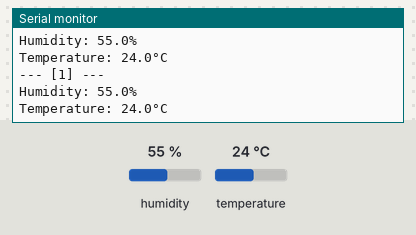
Simulated run of this program. Board: ESP32. Shown: the last lines printed to the serial monitor. Wiring (inferred from the names in the program): DHT11 sensor: data GPIO 32. Inputs (shaded band) come from the test bench; at power-on: humidity 55 %, temperature 24 °C.

Above: at 1.8 s.
1.9 s: humidity set to 22 %
At 2.4 s:
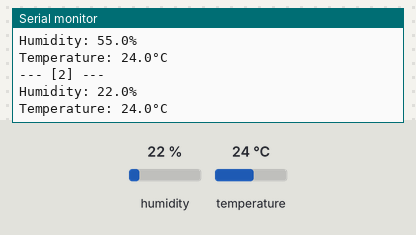
3.4 s: temperature set to 12 °C
At 4.7 s:
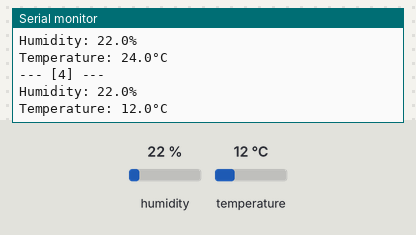
4.9 s: humidity set to 40 %
At 5.9 s:
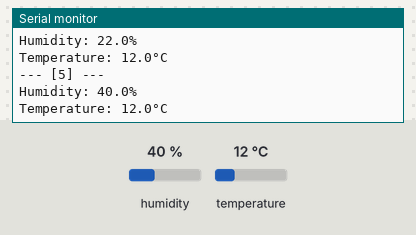
Timing chart, 0 to 7.9 s (numbered marks = the images above; inputs shaded):
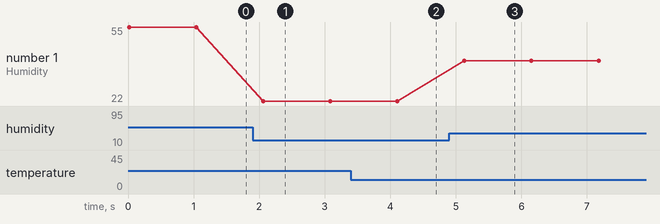

Measured:
- after the input at 1.9 s, the serial monitor: prints a new line after 0.17 s (image 1)
- after the input at 3.4 s, the serial monitor: prints a new line after 0.71 s (image 2)
- after the input at 4.9 s, the serial monitor: prints a new line after 0.23 s (image 3)
- plotted number 1: 55 → 22 after the input at 1.9 s, 22 → 40 after the input at 4.9 s

The program:

main.cpp
```cpp
#include <Arduino.h>
#include "DHT11.hpp"

const unsigned char dataPin = 32;
cDHT11 dht11(dataPin);

void setup()
{
  Serial.begin(115200U);
}

void loop()
{
  dht11.LoadData();

  if (dht11.AreDataOkey())
  {
    Serial.printf("--- [%i] ---\n", millis() / 1000);
    Serial.printf("Humidity: %.1f%%\n", dht11.GetHumidity());
    Serial.printf("Temperature: %.1f°C\n", dht11.GetTemperature());
  }

  delay(1000);
}
```

DHT11.cpp
```cpp
#include "DHT11.hpp"

//********************************************************************
// Defines
//********************************************************************
#define EXIT_ON_FAIL(condition) \
  if (!(condition))             \
  {                             \
    return false;               \
  }

#define EXIT_ON_TIMEOUT(condition, ...) \
  if ((condition) == TIMEOUT)           \
  {                                     \
    DHT_PRINT_DEBUG(__VA_ARGS__)        \
    return false;                       \
  }

//********************************************************************
// Methods implementations
//********************************************************************

//********************************************************************
//
//! Constructor
//
//********************************************************************
cDHT11::cDHT11(const uint8_t arg_dataPin) : dataPin(arg_dataPin),
                                            areDataOkey(false),
                                            humidity(0.0F),
                                            temperature(0.0F)
{
}

//********************************************************************
//
//! Returns true if data are okey
//
//********************************************************************
bool cDHT11::AreDataOkey() const
{
  return areDataOkey;
}

//********************************************************************
//
//! Returns humidity percentage
//
//********************************************************************
float cDHT11::GetHumidity() const
{
  return humidity;
}

//********************************************************************
//
//! Returns temperature in °C
//
//********************************************************************
float cDHT11::GetTemperature() const
{
  return temperature;
}

//********************************************************************
//
//! Load data from DHT11 and returns true if data are loaded
//! successfuly
//
//********************************************************************
bool cDHT11::LoadData()
{
  areDataOkey = ExecuteLoadingProcedure();
  return areDataOkey;
}

//********************************************************************
//
//! Do actual data loading procedure
//
//********************************************************************
bool cDHT11::ExecuteLoadingProcedure()
{
  uint8_t rawData[cDHT11::RawDataSize];
  uint8_t data[cDHT11::DataSize];

  /*        */ SendStartSignal();
  EXIT_ON_FAIL(WaitForStartSending());
  /*        */ ReceiveRawData(rawData);
  EXIT_ON_FAIL(ProcessRawData(rawData, data));
  /*        */ PrintReceivedData(data);
  EXIT_ON_FAIL(EvaluateChecksum(data));
  /*        */ ProcessData(data);

  return true;
}

//********************************************************************
//
//! Send start signal by pull signal down for ~18ms
//
//********************************************************************
void cDHT11::SendStartSignal()
{
  pinMode(dataPin, OUTPUT);
  digitalWrite(dataPin, LOW);
  delay(18U);
  digitalWrite(dataPin, HIGH);
  pinMode(dataPin, INPUT);
}

//********************************************************************
//
//! What for signal to go:
//!   1. LOW -> response signal from DHT11 arrived
//!   2. HIGH -> DHT11 pulled up signal
//!   3. LOW -> DHT11 starts sending data
//
//********************************************************************
bool cDHT11::WaitForStartSending()
{
  EXIT_ON_TIMEOUT(ExpectLevel(LOW), "Response signal (LOW) not arrived.\n");
  EXIT_ON_TIMEOUT(ExpectLevel(HIGH), "Pull up from DHT11 not presented.\n");
  EXIT_ON_TIMEOUT(ExpectLevel(LOW), "Communication not started.\n");

  return true;
}

//********************************************************************
//
//! Wait for expected level and return time in us or timeout flag
//
//********************************************************************
uint32_t cDHT11::ExpectLevel(const uint8_t level)
{
  uint32_t start = micros();
  while ((digitalRead(dataPin) != level))
  {
    if (micros() >= (start + MAX_WAIT_TIME))
    {
      return TIMEOUT;
    }
  }
  return micros() - start;
}

//********************************************************************
//
//! Receive raw data. Raw data are consist of 40 pair of length of
//! signals. First signal is start bit (~50us) and second signals is
//! data bit where logical 0 is represented by lenght of ~26-28us in
//! level LOW and logical 1 is represented by length of ~70us in
//! level HIGH
//
//********************************************************************
void cDHT11::ReceiveRawData(uint8_t rawData[cDHT11::RawDataSize])
{
  for (uint8_t i = 0U; i < cDHT11::RawDataSize; i += 2)
  {
    rawData[i] = ExpectLevel(HIGH);
    rawData[i + 1] = ExpectLevel(LOW);
  }
}

//********************************************************************
//
//! Generate 40bits (5 bytes) of data represents:
//!   1. byte: humidity integral part
//!   2. byte: humidity decimal part
//!   3. byte: temperature integral part
//!   4. byte: temperature decimal part (first bit is sign bit)
//!   5. byte: checksum (last byte of sum of all previous bytes)
//
//********************************************************************
bool cDHT11::ProcessRawData(uint8_t rawData[cDHT11::RawDataSize], uint8_t data[cDHT11::DataSize])
{
  uint8_t bitIndex = 0U;

  // For every byte
  for (uint8_t byteIndex = 0U; byteIndex < cDHT11::DataSize; byteIndex++)
  {
    uint32_t actualByte = 0U;
    const uint8_t bitIndexEnd = bitIndex + (2U * 8U);

    // For next 16 bits of raw data
    for (/*bitIndex*/; bitIndex < bitIndexEnd; bitIndex += 2U)
    {
      // Get bits
      const uint8_t startBitLength = rawData[bitIndex];
      const uint8_t dataBitLength = rawData[bitIndex + 1U];

      // Check bits
      EXIT_ON_TIMEOUT(startBitLength, "Start bit timeout.\n");
      EXIT_ON_TIMEOUT(dataBitLength, "Data bit timeout.\n");

      // Append bit to actual byte
      actualByte <<= 1U;
      if (dataBitLength > startBitLength)
      {
        actualByte |= 1U;
      }
    }

    data[byteIndex] = actualByte;
  }

  return true;
}

//********************************************************************
//
//! Debug printing of received data
//
//********************************************************************
void cDHT11::PrintReceivedData(uint8_t data[cDHT11::DataSize])
{
  DHT_PRINT_DEBUG("Recieved data:\n");
  for (uint8_t i = 0U; i < cDHT11::DataSize; i++)
  {
    DHT_PRINT_DEBUG("[%i] %i\n", i, data[i]);
  }
}

//********************************************************************
//
//! Calculate checksum from first 4 bytes and compare it with
//! reveived checksum
//
//********************************************************************
bool cDHT11::EvaluateChecksum(uint8_t data[cDHT11::DataSize])
{
  uint16_t fullChecksum = 0U;
  for (uint8_t i = 0U; i < cDHT11::DataSize - 1U; i++)
  {
    fullChecksum += static_cast<uint16_t>(data[i]);
  }

  if (static_cast<uint8_t>(fullChecksum) != data[CHECKSUM])
  {
    DHT_PRINT_DEBUG("Invalid checksum.\n");
    return false;
  }

  return true;
}

//********************************************************************
//
//! Calculate and store humidity and temperature from received data
//
//********************************************************************
void cDHT11::ProcessData(uint8_t data[cDHT11::DataSize])
{
  // Process humidity data
  humidity = data[HUMIDITY_INTEGRAL] + (data[HUMIDITY_DECIMAL] * 0.1F);

  // Process temperature data
  temperature = data[TEMPERATURE_INTEGRAL] + ((data[TEMPERATURE_DECIMAL] & 0x7F) * 0.1F);
  if (data[TEMPERATURE_DECIMAL] & 0x80)
  {
    temperature *= -1.0F;
  }
}
```

DHT11.hpp
```cpp
#ifndef DHT_HPP
#define DHT_HPP

//********************************************************************
// Includes
//********************************************************************
#include <Arduino.h>

//********************************************************************
// Defines
//********************************************************************
// #define DHT_DEBUG 1

#if defined(DHT_DEBUG) && DHT_DEBUG == 1
#define DHT_PRINT_DEBUG(...) Serial.printf(__VA_ARGS__);
#else
#define DHT_PRINT_DEBUG(...)
#endif

//********************************************************************
// Class
//********************************************************************
// cDHT11 is class for DHT11 humidity and temperature sensor.
// It contains methods used for communicating with the sensor
// and processing the received data.
class cDHT11
{
public:
  //------------------------------------------------------------------
  //--- Public methods -----------------------------------------------
  //------------------------------------------------------------------
  cDHT11(const uint8_t arg_dataPin);
  bool LoadData();
  bool AreDataOkey() const;
  float GetHumidity() const;
  float GetTemperature() const;

private:
  //------------------------------------------------------------------
  //--- Type definitions ---------------------------------------------
  //------------------------------------------------------------------
  enum eData
  {
    HUMIDITY_INTEGRAL,
    HUMIDITY_DECIMAL,
    TEMPERATURE_INTEGRAL,
    TEMPERATURE_DECIMAL,
    CHECKSUM
  };

  //------------------------------------------------------------------
  //--- Constants ----------------------------------------------------
  //------------------------------------------------------------------
  const uint8_t dataPin;
  static const uint8_t DataSize = 5U;
  static const uint8_t RawDataSize = 80U;
  static const uint32_t TIMEOUT = UINT32_MAX;
  static const uint32_t MAX_WAIT_TIME = 1000U; // 1000us -> 1ms;

  //------------------------------------------------------------------
  //--- Attributes ---------------------------------------------------
  //------------------------------------------------------------------
  bool areDataOkey;
  float humidity;
  float temperature;

  //------------------------------------------------------------------
  //--- Private methods ----------------------------------------------
  //------------------------------------------------------------------
  bool ExecuteLoadingProcedure();
  void SendStartSignal();
  bool WaitForStartSending();
  uint32_t ExpectLevel(const uint8_t level);
  void ReceiveRawData(uint8_t rawData[80U]);
  bool ProcessRawData(uint8_t rawData[80U], uint8_t data[cDHT11::DataSize]);
  void PrintReceivedData(uint8_t data[cDHT11::DataSize]);
  bool EvaluateChecksum(uint8_t data[cDHT11::DataSize]);
  void ProcessData(uint8_t data[cDHT11::DataSize]);
};

#endif // DHT_HPP
```
